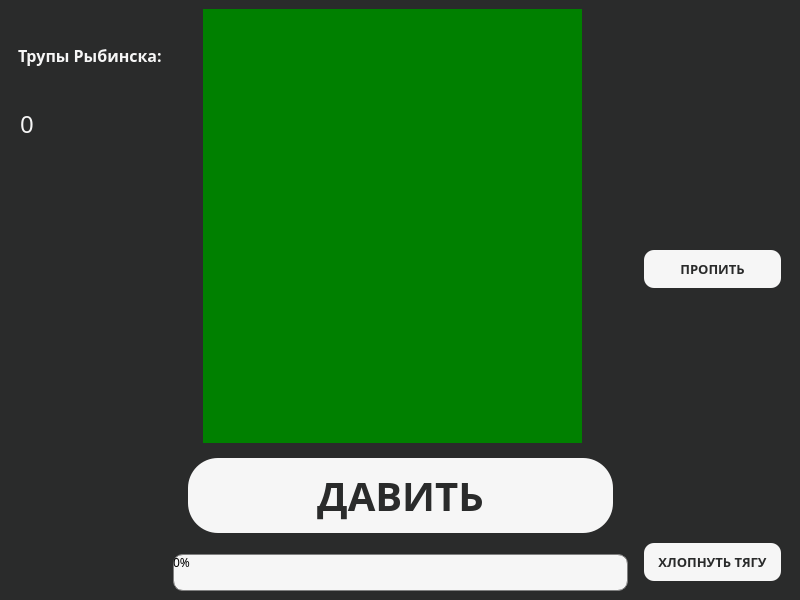
<?xml version="1.0" encoding="UTF-8"?>
<ui version="4.0">
 <class>MainWindow</class>
 <widget class="QMainWindow" name="MainWindow">
  <property name="geometry">
   <rect>
    <x>0</x>
    <y>0</y>
    <width>800</width>
    <height>600</height>
   </rect>
  </property>
  <property name="sizePolicy">
   <sizepolicy hsizetype="Preferred" vsizetype="Preferred">
    <horstretch>0</horstretch>
    <verstretch>0</verstretch>
   </sizepolicy>
  </property>
  <property name="minimumSize">
   <size>
    <width>800</width>
    <height>600</height>
   </size>
  </property>
  <property name="maximumSize">
   <size>
    <width>800</width>
    <height>600</height>
   </size>
  </property>
  <property name="windowTitle">
   <string>SAWKA2D</string>
  </property>
  <property name="windowOpacity">
   <double>1.000000000000000</double>
  </property>
  <property name="styleSheet">
   <string notr="true">background-color: #2A2B2B;
font-family: Montserrat;</string>
  </property>
  <widget class="QWidget" name="centralwidget">
   <layout class="QHBoxLayout" name="horizontalLayout">
    <item>
     <layout class="QVBoxLayout" name="verticalLayout">
      <item>
       <widget class="QLabel" name="score_text">
        <property name="styleSheet">
         <string notr="true">color: #F6F6F6;
font-weight: bold;
font-size: 12pt;
padding-left: 5%;
</string>
        </property>
        <property name="text">
         <string>Трупы Рыбинска:</string>
        </property>
       </widget>
      </item>
      <item>
       <widget class="QLabel" name="score">
        <property name="styleSheet">
         <string notr="true">color: #F6F6F6;
padding-left: 5%;
font-size: 18pt;
padding-bottom: 450%</string>
        </property>
        <property name="text">
         <string>0</string>
        </property>
       </widget>
      </item>
     </layout>
    </item>
    <item>
     <layout class="QVBoxLayout" name="verticalLayout_2">
      <item>
       <widget class="QLabel" name="sawka_img">
        <property name="minimumSize">
         <size>
          <width>439</width>
          <height>434</height>
         </size>
        </property>
        <property name="maximumSize">
         <size>
          <width>439</width>
          <height>434</height>
         </size>
        </property>
        <property name="styleSheet">
         <string notr="true">background-color: green;

margin-left: 30%;
margin-right: 30%;</string>
        </property>
        <property name="text">
         <string/>
        </property>
        <property name="scaledContents">
         <bool>true</bool>
        </property>
       </widget>
      </item>
      <item>
       <widget class="QPushButton" name="btn_main">
        <property name="styleSheet">
         <string notr="true">QPushButton {
background-color: #F6F6F6;
font-size: 30pt;
border-radius: 30px;
padding: 10%;
color: #2A2B2B;
font-weight: bold;
margin: 15%;
}
QPushButton:pressed {
background-color: rgba(246,246,246, 20);
color: #F6F6F6;
}
</string>
        </property>
        <property name="text">
         <string>ДАВИТЬ</string>
        </property>
       </widget>
      </item>
      <item>
       <widget class="QProgressBar" name="progressBar">
        <property name="enabled">
         <bool>true</bool>
        </property>
        <property name="styleSheet">
         <string notr="true">QProgressBar {
border: 1px solid grey;
border-radius: 10px;
background-color: #f6f6f6;
padding: 5%;
}
QProgressBar::chunk {
background-color: #37c0fa;
width: 10px;
margin: 0px;
}</string>
        </property>
        <property name="value">
         <number>0</number>
        </property>
        <property name="textVisible">
         <bool>true</bool>
        </property>
       </widget>
      </item>
     </layout>
    </item>
    <item>
     <layout class="QVBoxLayout" name="verticalLayout_3">
      <property name="sizeConstraint">
       <enum>QLayout::SetDefaultConstraint</enum>
      </property>
      <item>
       <widget class="QLabel" name="img_beer">
        <property name="sizePolicy">
         <sizepolicy hsizetype="Maximum" vsizetype="Maximum">
          <horstretch>0</horstretch>
          <verstretch>0</verstretch>
         </sizepolicy>
        </property>
        <property name="minimumSize">
         <size>
          <width>157</width>
          <height>225</height>
         </size>
        </property>
        <property name="maximumSize">
         <size>
          <width>157</width>
          <height>225</height>
         </size>
        </property>
        <property name="styleSheet">
         <string notr="true">background-color: none;</string>
        </property>
        <property name="text">
         <string/>
        </property>
        <property name="pixmap">
         <pixmap resource="resqrc.qrc">:/icons/icons/essa.png</pixmap>
        </property>
        <property name="scaledContents">
         <bool>true</bool>
        </property>
       </widget>
      </item>
      <item>
       <widget class="QPushButton" name="btn_beer">
        <property name="styleSheet">
         <string notr="true">QPushButton {
background-color: #F6F6F6;
font-size: 10pt;
border-radius: 10px;
padding: 10%;
color: #2A2B2B;
font-weight: bold;
margin: 10%;
}
QPushButton:pressed {
background-color: rgba(246,246,246, 20);;
color: #F6F6F6
}</string>
        </property>
        <property name="text">
         <string>ПРОПИТЬ</string>
        </property>
       </widget>
      </item>
      <item>
       <widget class="QLabel" name="img_hqd">
        <property name="maximumSize">
         <size>
          <width>157</width>
          <height>225</height>
         </size>
        </property>
        <property name="styleSheet">
         <string notr="true">background-color: none;</string>
        </property>
        <property name="text">
         <string/>
        </property>
        <property name="pixmap">
         <pixmap resource="resqrc.qrc">:/icons/icons/hqd.png</pixmap>
        </property>
        <property name="scaledContents">
         <bool>true</bool>
        </property>
       </widget>
      </item>
      <item>
       <widget class="QPushButton" name="btn_hqd">
        <property name="styleSheet">
         <string notr="true">QPushButton {
background-color: #F6F6F6;
font-size: 10pt;
border-radius: 10px;
padding: 10%;
color: #2A2B2B;
font-weight: bold;
margin: 10%;
}
QPushButton:pressed {
background-color: rgba(246,246,246, 20);
color: #F6F6F6
}</string>
        </property>
        <property name="text">
         <string>ХЛОПНУТЬ ТЯГУ</string>
        </property>
       </widget>
      </item>
     </layout>
    </item>
   </layout>
  </widget>
 </widget>
 <resources>
  <include location="resqrc.qrc"/>
  <include location="resqrc.qrc"/>
 </resources>
 <connections/>
</ui>
